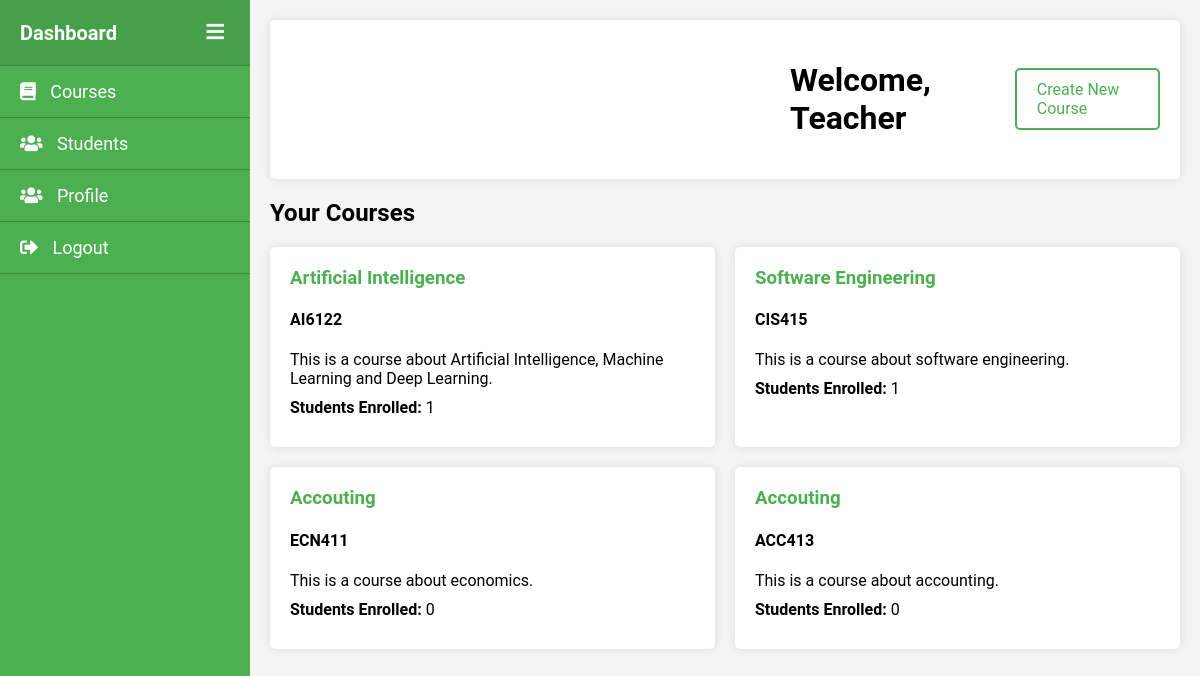
The app's page /attendace/teacher-dashboard (signed in) with its own data.
### attendace/models.py (models this page shows, shortened)
class Course(models.Model):
    course_title = models.CharField(max_length=50, default='')
    course_code = models.CharField(max_length=50, unique=True)
    description = models.TextField()
    requirements = models.TextField()
    start_date = models.DateField()
    end_date = models.DateField()
    teacher = models.ForeignKey(settings.AUTH_USER_MODEL, on_delete=models.CASCADE)
    students = models.ManyToManyField(settings.AUTH_USER_MODEL, related_name='enrolled_courses')

### attendace/views.py (the view)
# urls.py: path('teacher-dashboard', views.teacher_dashboard, name='teacher-dashboard'),
@login_required
def teacher_dashboard(request):
    courses = models.Course.objects.filter(teacher=request.user)
    return render(request, 'attendance/teacher_dashboard.html', {'courses': courses})

### attendace/templatetags/custom_filters.py (called while the page is built)
@register.filter
def first_sentence(value):
    sentences = value.split('.')
    if sentences:
        return sentences[0] + '.'  # Ensure the period is included
    return value

### attendace/templates/attendance/teacher_dashboard.html (shortened to what this page needs)
<!DOCTYPE html>
<html lang="en">
    {% load static %}
    {% load custom_filters %}
<head>
    <link rel="stylesheet" href="{% static 'attendace/css/teacher-dashboard.css' %}">
    <link rel="stylesheet" href="https://cdnjs.cloudflare.com/ajax/libs/font-awesome/5.15.3/css/all.min.css">
</head>
<body>
    <div class="sidebar" id="sidebar">
        <div class="sidebar-header">
            <h2>Dashboard</h2>
            <button class="toggle-btn" onclick="toggleSidebar()">
                <i class="fas fa-bars"></i>
            </button>
        </div>
        <ul class="nav-links">
            <li><a href="{% url 'attendace:teacher-dashboard' %}"><i class="fas fa-book"></i> Courses</a></li>
            <li><a href="#"><i class="fas fa-users"></i> Students</a></li>
            <li><a href="{% url 'attendace:update-profile' %}"><i class="fas fa-users"></i> Profile</a></li>
            <li><a href="#" id='logout-link'><i class="fas fa-sign-out-alt"></i> Logout</a></li>
        </ul>
    </div>
    <div class="main-content" id="main-content">
        <header>
            <h1 style='padding-left:500px;'>Welcome, Teacher</h1>
            <div class="header-actions">
                <a href="{% url 'attendace:create-course' %}" class="create-course-button">Create New Course</a>
            </div>
        </header>
        <main>
            <h2>Your Courses</h2>
            <div class="courses">
            {% for course in courses %}
                <div class="course-card">
                    <a href = {% url 'attendace:course-detail' course.id%}><h3>{{course.course_title}}</h3></a>
                    <h4>{{course.course_code}}</a></h4>
                    <p>{{ course.description|first_sentence }}</p>
                    <p><strong>Students Enrolled:</strong> <a href={% url 'attendace:enrolled-students' course.id%}>{{course.students.count}}</a></p>
                </div>
                {% endfor %}
            </div>
        </main>
    </div>
</body>
</html>

### attendace/static/attendace/css/teacher-dashboard.css (style rules this page uses)
body { font-family: 'Roboto', sans-serif; margin: 0; background-color: #f4f4f4; display: flex; height: 100vh; }
.sidebar { width: 250px; background-color: #4CAF50; color: white; display: flex; flex-direction: column; position: fixed; height: 100%; }
.sidebar-header { padding: 20px; text-align: center; background-color: #45A049; border-bottom: 1px solid #388E3C; }
.nav-links { list-style: none; padding: 0; margin: 0; flex-grow: 1; }
.nav-links li { border-bottom: 1px solid #388E3C; }
.nav-links a { color: white; text-decoration: none; display: block; padding: 15px 20px; font-size: 18px; }
.nav-links a i { margin-right: 10px; }
.main-content { margin-left: 250px; padding: 20px; flex-grow: 1; }
header { display: flex; justify-content: center; align-items: center; background-color: #fff; padding: 20px; border-radius: 5px; box-shadow: 0 0 10px rgba(0, 0, 0, 0.1); margin-bottom: 20px; }
.header-actions { display: flex; align-items: center; }
.header-actions a { margin-left: 10px; text-decoration: none; color: #4CAF50; padding: 10px 20px; border: 2px solid #4CAF50; border-radius: 5px; transition: background-color 0.3s, color 0.3s; }
.sidebar { width: 250px; background-color: #4CAF50; color: white; display: flex; flex-direction: column; position: fixed; height: 100%; transition: width 0.3s; }
.sidebar-header { display: flex; justify-content: space-between; align-items: center; padding: 20px; background-color: #45A049; border-bottom: 1px solid #388E3C; }
.sidebar-header h2 { margin: 0; font-size: 20px; }
.sidebar-header .toggle-btn { background: none; border: none; color: white; font-size: 20px; cursor: pointer; }
.nav-links a { color: white; text-decoration: none; display: block; padding: 15px 20px; font-size: 18px; transition: padding 0.3s; }
.main-content { margin-left: 250px; padding: 20px; flex-grow: 1; transition: margin-left 0.3s; }
header { display: flex; justify-content: space-between; align-items: center; background-color: #fff; padding: 20px; border-radius: 5px; box-shadow: 0 0 10px rgba(0, 0, 0, 0.1); margin-bottom: 20px; }
.courses { display: flex; flex-wrap: wrap; gap: 20px; }
.course-card { background-color: white; padding: 20px; border-radius: 5px; box-shadow: 0 0 10px rgba(0, 0, 0, 0.1); width: calc(50% - 10px); box-sizing: border-box; transition: transform 0.3s, box-shadow 0.3s; }
.course-card h3 { margin-top: 0; color: #4CAF50; }
.course-card p { margin: 10px 0; }
.course-card { background-color: white; padding: 20px; border-radius: 5px; box-shadow: 0 0 10px rgba(0, 0, 0, 0.1); width: calc(50% - 10px); box-sizing: border-box; }

### attendace/templates/attendance/teacher_dashboard.html (style rules this page uses)
a { text-decoration: none; color: inherit; }

### records on screen
Course: course_title "Artificial Intelligence", course_code "AI6122", description|first_sentence "This is a course about Artificial Intelligence, Machine Learning and Deep Learning.", students.count "1"
Course: course_title "Software Engineering", course_code "CIS415", description|first_sentence "This is a course about software engineering.", students.count "1"
Course: course_title "Accouting", course_code "ECN411", description|first_sentence "This is a course about economics.", students.count "0"
Course: course_title "Accouting", course_code "ACC413", description|first_sentence "This is a course about accounting.", students.count "0"
